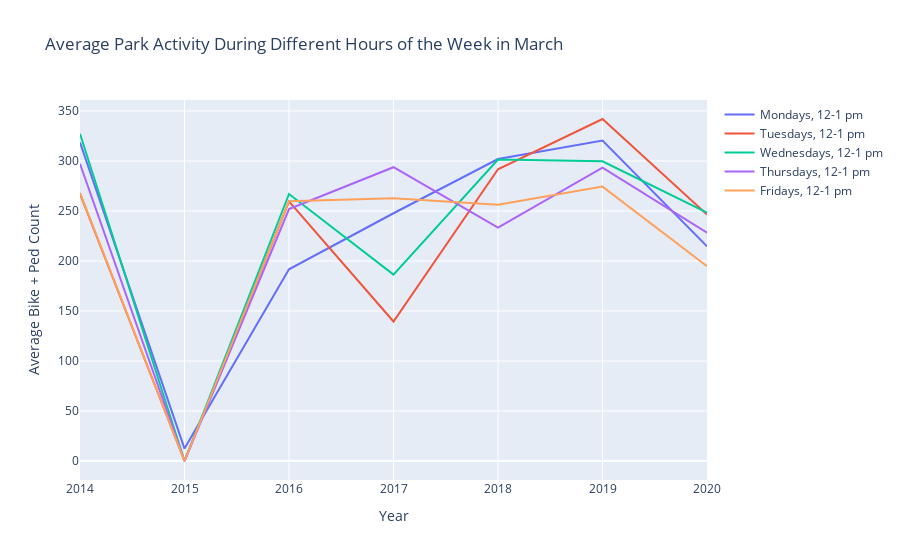

Notebook code for this chart:
### Markdown cell above
Now it's time to make my first graph. I will use my counts_across_years function to graph how average hourly counts at noon for any given weekday have changed from 2014-2020. I am curious if 2020 will continue past trends or show a departure.

### Code cell
fig = go.Figure()
fig.add_trace(go.Scatter(x=allyears, y=counts_across_years(3, 'Monday', datetime.time(12, 0)),
                    mode='lines',
                    name='Mondays, 12-1 pm'))
fig.add_trace(go.Scatter(x=allyears, y=counts_across_years(3, 'Tuesday', datetime.time(12, 0)),
                    mode='lines',
                    name='Tuesdays, 12-1 pm'))
fig.add_trace(go.Scatter(x=allyears, y=counts_across_years(3, 'Wednesday', datetime.time(12, 0)),
                    mode='lines',
                    name='Wednesdays, 12-1 pm'))
fig.add_trace(go.Scatter(x=allyears, y=counts_across_years(3, 'Thursday', datetime.time(12, 0)),
                    mode='lines',
                    name='Thursdays, 12-1 pm'))
fig.add_trace(go.Scatter(x=allyears, y=counts_across_years(3, 'Friday', datetime.time(12, 0)),
                    mode='lines',
                    name='Fridays, 12-1 pm'))
fig.update_layout(title='Average Park Activity During Different Hours of the Week in March',
                   xaxis_title='Year',
                   yaxis_title='Average Bike + Ped Count')
fig.show()

### Figure 1 — Plotly figure (JSON) as saved in the notebook; plotly's stock layout.template omitted (floating-point values rounded to 4 significant figures)
{"data": [{"mode": "lines", "name": "Mondays, 12-1 pm", "type": "scatter", "x": [2014, 2015, 2016, 2017, 2018, 2019, 2020], "y": [318.6, 12.4, 191.8, 247.8, 302, 320.5, 214.6]}, {"mode": "lines", "name": "Tuesdays, 12-1 pm", "type": "scatter", "x": [2014, 2015, 2016, 2017, 2018, 2019, 2020], "y": [267.2, 0, 259.6, 139.5, 291.8, 342, 246.4]}, {"mode": "lines", "name": "Wednesdays, 12-1 pm", "type": "scatter", "x": [2014, 2015, 2016, 2017, 2018, 2019, 2020], "y": [327.2, 0, 267, 186.4, 301.5, 299.8, 248.5]}, {"mode": "lines", "name": "Thursdays, 12-1 pm", "type": "scatter", "x": [2014, 2015, 2016, 2017, 2018, 2019, 2020], "y": [297.2, 0, 252, 293.8, 233.4, 293.2, 228.2]}, {"mode": "lines", "name": "Fridays, 12-1 pm", "type": "scatter", "x": [2014, 2015, 2016, 2017, 2018, 2019, 2020], "y": [268.2, 0, 259.8, 262.8, 256.2, 274.4, 194.8]}], "layout": {"autosize": true, "title": {"text": "Average Park Activity During Different Hours of the Week in March"}, "xaxis": {"autorange": true, "range": [2014, 2020], "title": {"text": "Year"}, "type": "linear"}, "yaxis": {"autorange": true, "range": [-19, 361], "title": {"text": "Average Bike + Ped Count"}, "type": "linear"}}}
